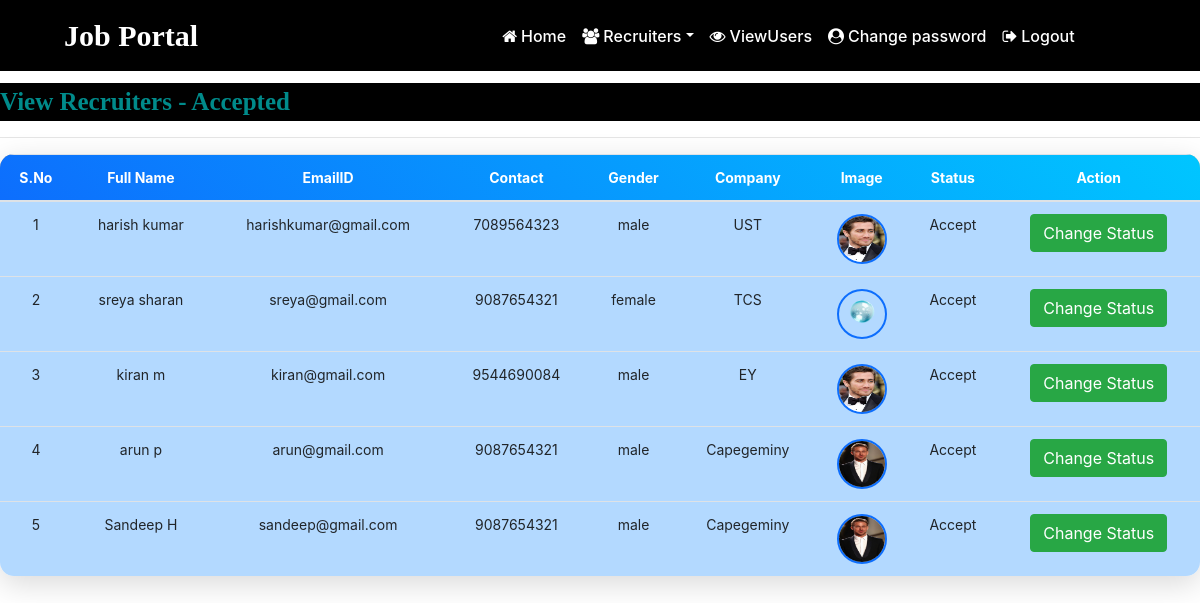
Before: /recruiter_accepted (signed in) with the older database file.
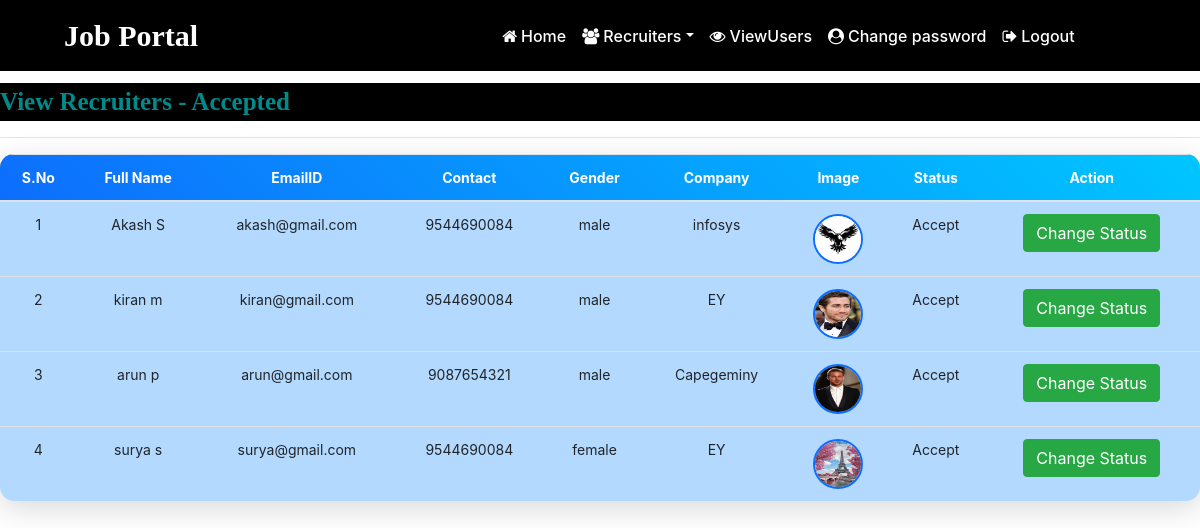
After: the same page with the newer database file.
### job/models.py (models this page shows, shortened)
class Recruiter(models.Model):
    user=models.ForeignKey(User,on_delete=models.CASCADE)
    mobile=models.CharField(max_length=15,null=True)
    image=models.FileField(null=True)
    gender=models.CharField(max_length=10,null=True)
    company = models.CharField(max_length=100, null=True)
    type=models.CharField(max_length=15,null=True)
    status = models.CharField(max_length=20 ,null=True)

### job/views.py (the view)
# urls.py: path('recruiter_accepted', recruiter_accepted, name='recruiter_accepted'),
def recruiter_accepted(request):
    if not request.user.is_authenticated:
        return redirect('admin_login')
    data = Recruiter.objects.filter(status='Accept')
    return render(request, 'recruiter_accepted.html', {'data': data})

### job/templates/recruiter_accepted.html (shortened to what this page needs)
<!DOCTYPE html>
<html lang="en">
{% load static %}
<head>
</head>
<body>
    {% include 'admin_navigation.html' %}
    <marquee style="font-family:'Monotype Corsiva' ; font-size:25px; color:darkcyan; background-color:black; font-weight: bold; margin-top:1%">
        View Recruiters - Accepted
    </marquee>
    <hr>
    <table class="table table-hover" id="example">
        <thead>
            <tr style="background-color:#deb887">
                <th>S.No</th>
                <th>Full Name</th>
                <th>EmailID</th>
                <th>Contact</th>
                <th>Gender</th>
                <th>Company</th>
                <th>Image</th>
                <th>Status</th>
                <th>Action</th>
            </tr>
        </thead>
        <tbody >
        {% for i in data %}
            <tr style="background-color:#b3d9ff;">
                <td>{{ forloop.counter }}</td>
                <td>{{ i.user.first_name }} {{ i.user.last_name }}</td>
                 <td>{{ i.user.username }}</td>
                 <td>{{ i.mobile }}</td>
                 <td>{{ i.gender }}</td>
                <td>{{ i.company }}</td>
                 <td><img src="{{ i.image.url }}" style="height:50px;width:50px;border-radius:50%"></td>
                <td>{{ i.status }}</td>
                <td><a href="{% url 'change_status' i.id %}" class="btn btn-success" >Change Status</a></td>
            </tr>
        {% endfor %}
        </tbody>
    </table>
</body>
</html>

Changed rows visible on the page:
removed Recruiter: user.first_name "harish", user.last_name "kumar", user.username "harishkumar@gmail.com", mobile "7089564323", gender "male", company "UST", image (picture), status "Accept"
removed Recruiter: user.first_name "sreya", user.last_name "sharan", user.username "sreya@gmail.com", mobile "9087654321", gender "female", company "TCS", image (picture), status "Accept"
removed Recruiter: user.first_name "Sandeep", user.last_name "H", user.username "sandeep@gmail.com", mobile "9087654321", gender "male", company "Capegeminy", image (picture), status "Accept"
now on this page (row edited): Recruiter: user.first_name "Akash", user.last_name "S", user.username "akash@gmail.com", mobile "9544690084", gender "male", company "infosys", image (picture), status "Accept"
now on this page (row edited): Recruiter: user.first_name "surya", user.last_name "s", user.username "surya@gmail.com", mobile "9544690084", gender "female", company "EY", image (picture), status "Accept"
